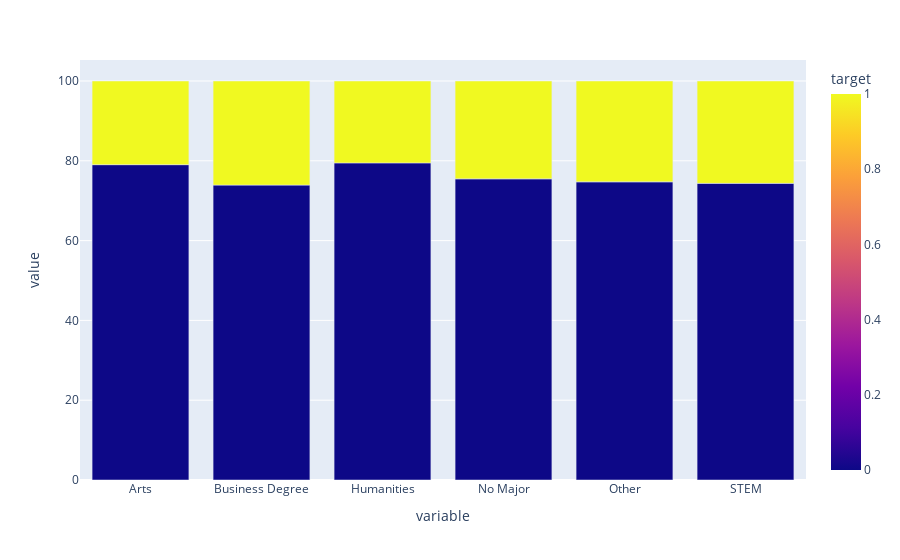

Notebook code for this chart:
### Code cell
px.bar(calculations, x = "variable", y ="value", color = "target")

### Figure 1 — Plotly figure (JSON) as saved in the notebook; plotly's stock layout.template omitted (floating-point values rounded to 4 significant figures)
{"data": [{"alignmentgroup": "True", "hovertemplate": "variable=%{x}<br>value=%{y}<br>target=%{marker.color}<extra></extra>", "legendgroup": "", "marker": {"color": [0, 1, 0, 1, 0, 1, 0, 1, 0, 1, 0, 1], "coloraxis": "coloraxis"}, "name": "", "offsetgroup": "", "orientation": "v", "showlegend": false, "textposition": "auto", "type": "bar", "x": ["Arts", "Arts", "Business Degree", "Business Degree", "Humanities", "Humanities", "No Major", "No Major", "Other", "Other", "STEM", "STEM"], "xaxis": "x", "y": [79.03, 20.97, 73.91, 26.09, 79.48, 20.52, 75.47, 24.53, 74.73, 25.27, 74.34, 25.66], "yaxis": "y"}], "layout": {"barmode": "relative", "coloraxis": {"colorbar": {"title": {"text": "target"}}, "colorscale": [[0, "#0d0887"], [0.1111, "#46039f"], [0.2222, "#7201a8"], [0.3333, "#9c179e"], [0.4444, "#bd3786"], [0.5556, "#d8576b"], [0.6667, "#ed7953"], [0.7778, "#fb9f3a"], [0.8889, "#fdca26"], [1, "#f0f921"]]}, "legend": {"tracegroupgap": 0}, "margin": {"t": 60}, "xaxis": {"anchor": "y", "domain": [0, 1], "title": {"text": "variable"}}, "yaxis": {"anchor": "x", "domain": [0, 1], "title": {"text": "value"}}}}
